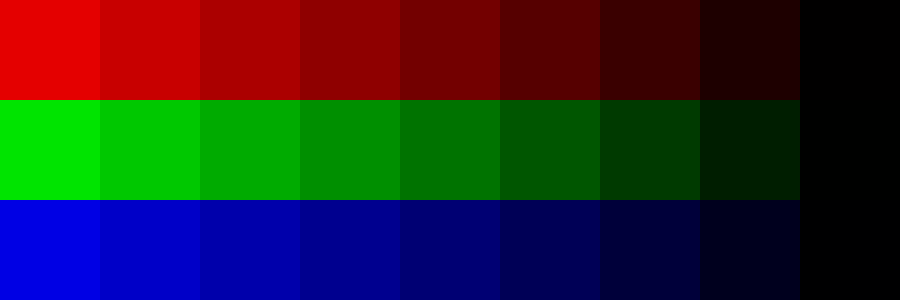
#> input picture docs/tutorials/scripts/dmtools/pallette.png, 900 x 300 px, found by its file name
$ python curve.py
#> lines starting #> are read from the running program, lines starting #| are printed output that depends on the picture
### dmtools/io.py
import os
import sys
import re
import numpy as np
import pkgutil
from datetime import datetime
from imageio import imread, imwrite
from PIL import PngImagePlugin
from typing import List
from ._log import _log_msg
import logging


class Metadata:
    """Maintain metadata for an image. Based on the `PNG`_ format.

    .. _PNG: https://www.w3.org/TR/PNG/#11textinfo
    """

    def __init__(self,
                 title: str = None,
                 author: str = None,
                 description: str = None,
                 copyright: str = None,
                 creation_time: str = None,
                 software: str = None,
                 disclaimer: str = None,
                 warning: str = None,
                 source: str = None,
                 comment: str = None):
        """Initialize metadata.

        Args:
            title (str): Short (one line) title or caption for image. \
                Defaults to None
            author (str): Name of image's creator. \
                Defaults to None
            description (str): Description of image (possibly long). \
                Defaults to None
            copyright (str): Copyright notice. Defaults to None
            creation_time (str): Time of original image creation. \
                Defaults to the time of initialization.
            software (str): Software used to create the image. \
                Defaults to "dmtools".
            disclaimer (str): Legal disclaimer. Defaults to None.
            warning (str): Warning of nature of content. Defaults to None.
            source (str): Device used to create the image. \
                Defaults to the source code of the invoked script.
            comment (str): Miscellaneous comment. Defaults to None.
        """
        self.title = title
        self.author = author
        self.description = description
        self.copyright = copyright
        if creation_time is None:
            self.creation_time = datetime.now().strftime("%Y-%m-%d %H:%M:%S")
        else:
            self.creation_time = creation_time
        self.software = "dmtools" if software is None else software
        self.disclaimer = disclaimer
        self.warning = warning
        if source is None:
            if sys.argv[0] != "":
                self.source = open(sys.argv[0]).read()
            else:
                self.source = source
        self.comment = comment

    def _to_pnginfo(self) -> PngImagePlugin.PngInfo:
        """Return a PngInfo object with this metadata.

        Returns:
            PngImagePlugin.PngInfo: Corresponding PngInfo object.
        """
        info = PngImagePlugin.PngInfo()
        inst_var_to_attribute_name = {
            self.title: "Title",
            self.author: "Author",
            self.description: "Description",
            self.copyright: "Copyright",
            self.creation_time: "Creation Time",
            self.software: "Software",
            self.disclaimer: "Disclaimer",
            self.warning: "Warning",
            self.source: "Source",
            self.comment: "Comment"
        }
        for k,v in inst_var_to_attribute_name.items():
            if k is not None:
                info.add_text(v, k)
        return info

    # [22 lines left out: function _to_comment_string, not called in this run]


def _continuous(image: np.ndarray, k: int) -> np.ndarray:
    """Make a discrete image continuous.

    Args:
        image (np.ndarray): Discrete image with values in [0,k].
        k (int): Maximum color/gray value.

    Returns:
        np.ndarray: Continuous image with values in [0,1].
    """
    # TODO: Consider changing to
    # (image / (k+1)) + (1 / (2 * (k+1)))
    return image / k


def _discretize(image: np.ndarray, k: int) -> np.ndarray:
    """Discretize a continuous image.

    Args:
        image (np.ndarray): Continuous image with values in [0,1].
        k (int): Maximum color/gray value.

    Returns:
        np.ndarray: Discrete image with values in [0,k].
    """
    # TODO: Consider changing to
    # np.ceil(image * (k+1)).astype(int) + 1
    return np.ceil(k*image - 0.5).astype(int)


# [17 lines left out: function _get_next_version, not called in this run]


def read_png(path: str) -> np.ndarray:
    """Read a png file into a NumPy array.

    Args:
        path (str): String file path.

    Returns:
        np.ndarray: NumPy array representing the image.
    """
#> called with path = 'pallette.png'
    image = imread(uri=path, format='png')
#> image is the input picture: shape (300, 900, 3); mean R, G, B 38.2, 38.2, 38.2
    return _continuous(image, 255)


def write_png(image: np.ndarray, path: str, versioning=False, metadata=None):
    """Write NumPy array to a png file.

    The NumPy array should have values in the range [0, 1].
    Otherwise, this function has undefined behavior.

    Args:
        image (np.ndarray): NumPy array representing image.
        path (str): String file path.
        versioning (bool): Version files (rather than overwrite).
        metadata (Metadata): Metadata for image. Defaults to Metadata().
    """
    if versioning:
        path = _get_next_version(path)
    im = _discretize(image, 255).astype(np.uint8)
    metadata = Metadata() if metadata is None else metadata
    imwrite(im=im, uri=path, format='png', pnginfo=metadata._to_pnginfo())


# [195 lines left out: functions _parse_ascii_netpbm, _parse_binary_netpbm, read_netpbm, write_netpbm, write_ascii, not called in this run]


def read(path: str) -> np.ndarray:
    """Read an image file into a NumPy array.

    Args:
        path (str): String file path with extention in {png, pbm, pgm, ppm}.

    Returns:
        np.ndarray: NumPy array representing the image.
    """
    _, ext = os.path.splitext(path)
    read_f = {'.png': read_png,
              '.pbm': read_netpbm,
              '.pgm': read_netpbm,
              '.ppm': read_netpbm}
    if ext not in read_f.keys():
        raise ValueError("File extension not supported.")
    else:
        return read_f[ext](path)


# [10 lines left out: function recreate_script_from_png, not called in this run]

### dmtools/adjustments.py
import numpy as np
from typing import Callable


def apply_curve(image: np.ndarray, f: Callable, c: int = -1) -> np.ndarray:
    """Apply a curve f to an  image or channel of an image.

    Args:
        image (np.ndarray): Image on which to apply curve.
        f (Callable): Curve to apply. f: [0,1] -> [0,1].
        c (int): Channel to apply curve to. Apply to all channels if -1.

    Returns:
        np.ndarray: Image with curve applied.
    """
    if c == -1:
        return f(image)
    else:
        n,m,k = image.shape
        channels = np.reshape(image, (n*m,k))
        channels[:,c] = f(channels[:,c])
        return np.reshape(channels, (n,m,k))

### docs/tutorials/scripts/curve.py
# curve.py
import dmtools
from dmtools import adjustments
import numpy as np

image = dmtools.read('pallette.png')

# apply identity to all channels
tmp = adjustments.apply_curve(image, lambda x: x)
dmtools.write_png(tmp, 'pallette_identity.png')

# apply clip from 0.25 to 0.75 to all channels
tmp = adjustments.apply_curve(image, lambda x: np.clip(2*(x-0.25), 0, 1))
#> call 2 of apply_curve, with c = -1
#> in apply_curve (call 2), `return f(image)`:
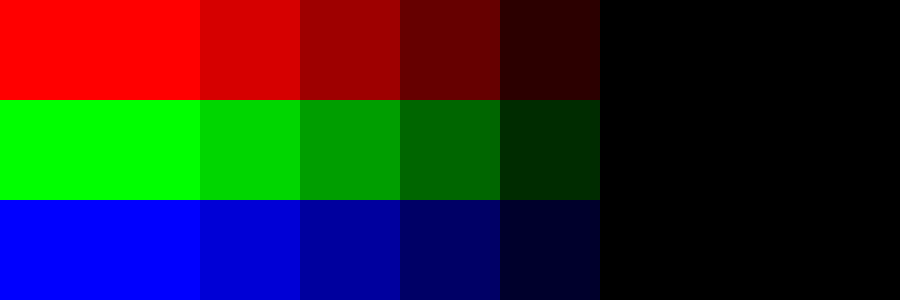
#> returned value: shape (300, 900, 3) float64; mean of channels 0, 1, 2 0.15, 0.15, 0.15; drawn as R, G, B
dmtools.write_png(tmp, 'pallette_clip_25_75.png')

# apply clip from 0.4 to 0.6 to all channels
tmp = adjustments.apply_curve(image, lambda x: np.clip(5*(x-0.4), 0, 1))
#> call 3 of apply_curve, with c = -1
#> in apply_curve (call 3), `return f(image)`:
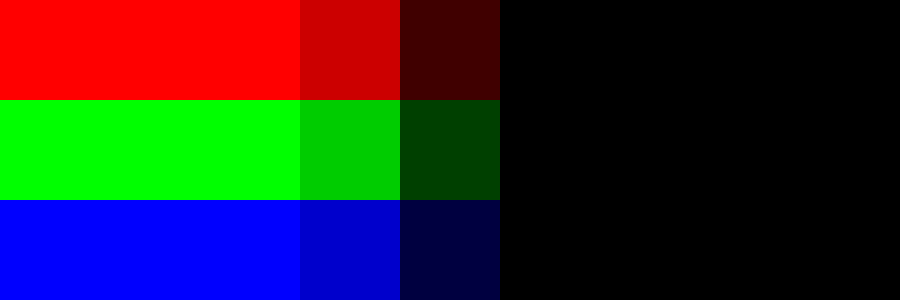
#> returned value: shape (300, 900, 3) float64; mean of channels 0, 1, 2 0.15, 0.15, 0.15; drawn as R, G, B
dmtools.write_png(tmp, 'pallette_clip_40_60.png')

# apply clip from 0.4 to 0.6 to red channels
tmp = adjustments.apply_curve(image, lambda x: np.clip(5*(x-0.4), 0, 1), 0)
#> call 4 of apply_curve, with c = 0
#> in apply_curve (call 4), `return np.reshape(channels, (n,m,k))`:
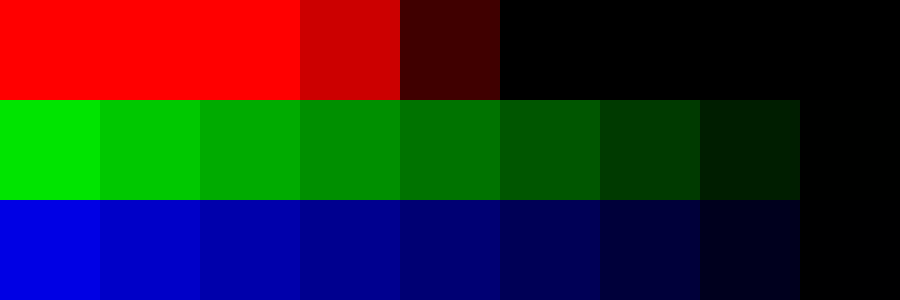
#> returned value: shape (300, 900, 3) float64; mean of channels 0, 1, 2 0.15, 0.15, 0.15; drawn as R, G, B
dmtools.write_png(tmp, 'pallette_clip_40_60_red.png')

# apply clip from 0.4 to 0.6 to blue channels
tmp = adjustments.apply_curve(image, lambda x: np.clip(5*(x-0.4), 0, 1), 2)
#> in apply_curve (call 5), `return np.reshape(channels, (n,m,k))`:
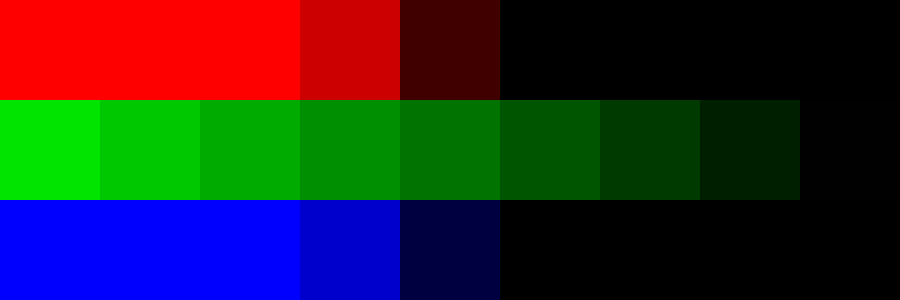
#> returned value: shape (300, 900, 3) float64; mean of channels 0, 1, 2 0.15, 0.15, 0.15; drawn as R, G, B
dmtools.write_png(tmp, 'pallette_clip_40_60_blue.png')

# apply parabola to all channels
tmp = adjustments.apply_curve(image, lambda x: 4*np.power(x - 0.5, 2))
#> in apply_curve (call 6), `return f(image)`:
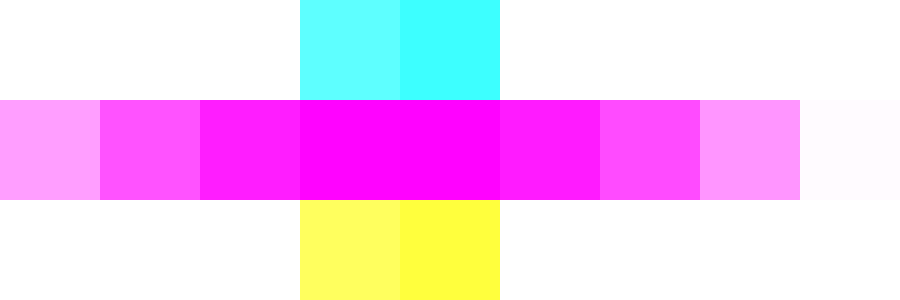
#> returned value: shape (300, 900, 3) float64; mean of channels 0, 1, 2 0.949, 0.78, 0.949; drawn as R, G, B
dmtools.write_png(tmp, 'pallette_parabola.png')
